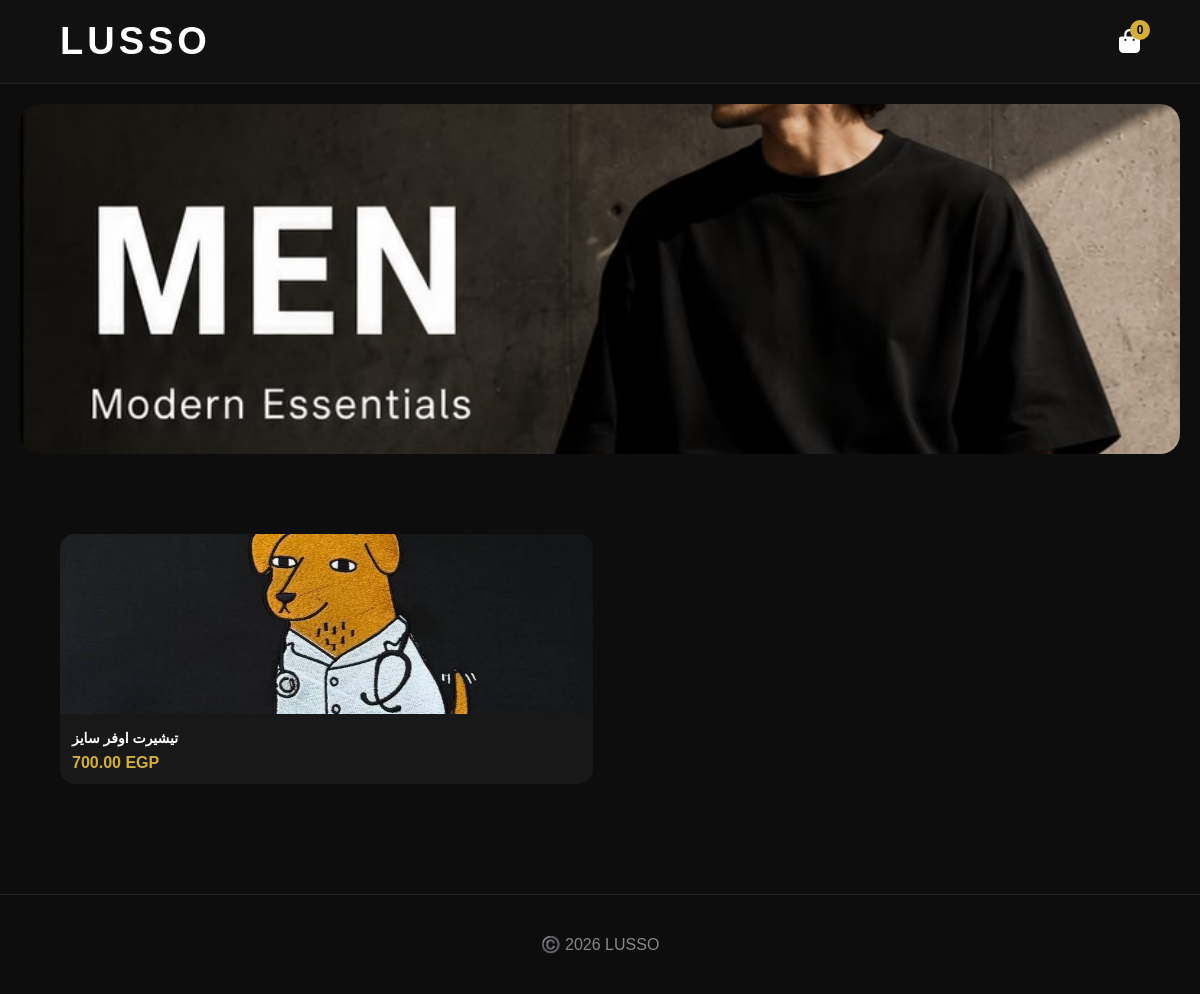
The app's page /men/ with its own data.
### products/models.py (models this page shows, shortened)
class Product(models.Model):
    name = models.CharField(
        max_length=200
    )
    price = models.DecimalField(
        max_digits=10,
        decimal_places=2
    )
    description = models.TextField()
    image = models.ImageField(
        upload_to='products/'
    )
    black_image = models.ImageField(
        upload_to='products/',
        blank=True,
        null=True
    )
    white_image = models.ImageField(
        upload_to='products/',
        blank=True,
        null=True
    )
    grey_image = models.ImageField(
        upload_to='products/',
        blank=True,
        null=True
    )
    CATEGORY_CHOICES = [
        ('men', 'Men'),
        ('women', 'Women'),
        ('classic', 'Classic'),
    ]
    category = models.CharField(
        max_length=20,
        choices=CATEGORY_CHOICES,
        default='men'
    )
    stock = models.IntegerField(
        default=1
    )
    created_at = models.DateTimeField(
        auto_now_add=True
    )

### products/views.py (the view)
# urls.py: path('men/', views.men, name='men'),
def men(request):
    products = Product.objects.filter(category='men')
    return render(
        request,
        'products/men.html',
        {
            'products': products
        }
    )

### templates/products/men.html (shortened to what this page needs)
{% load static %}
<!DOCTYPE html>
<html lang="en">
<head>
<link rel="stylesheet" href="https://cdnjs.cloudflare.com/ajax/libs/font-awesome/6.5.1/css/all.min.css">
</head>
<body>
<nav class="navbar">
<a href="{% url 'home' %}" class="logo">
LUSSO
</a>
<a href="{% url 'cart' %}" class="cart-btn">
<i class="fa-solid fa-bag-shopping"></i>
<span class="cart-count">
{{ request.session.cart|length }}
</span>
</a>
</nav>
<div class="hero-banner">
</div>
<section class="products">
<div class="products-grid">
{% for product in products %}
<a href="{% url 'product_detail' product.id %}" class="product-link">
<div class="product-card">
<img src="{{ product.image.url }}" alt="{{ product.name }}">
<div class="product-info">
<h3>{{ product.name }}</h3>
<div class="price">
{{ product.price }} EGP
</div>
</div>
</div>
</a>
{% endfor %}
</div>
</section>
<div class="footer">
©️ 2026 LUSSO
</div>
</body>
</html>

### records on screen
Product: image (picture), name "تيشيرت اوفر سايز", price "700.00"

### other values on screen
{{ request.session.cart|length }} "0"
